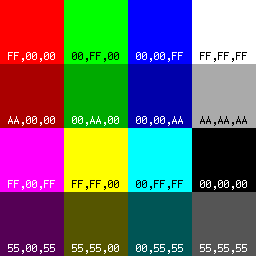
#> input picture test.png, 256 x 256 px
$ python faster_color_image.py
#> lines starting #> are read from the running program, lines starting #| are printed output that depends on the picture
# Use this file when the image to be displayed is color
# Implementation coverts the image to 16-Bit color hence
# quality loss exists to some extent
# This implementation is faster than the img2img565.py one
# The size of the encoded Image is also much smaller

import cv2
RES = 240

def rgb_hex565(rgb):
    ''' Args:
            rgb: tuple having B,G,R values in decimal format

        Returns:
            64K Hexadecial image color code as a string
    '''

    # BRG - 565 format - Waveshare LCD
    # Flipping BGR to RGB
    blue, green, red = rgb[0], rgb[1], rgb[2]
    return ("%0.4X" % ((int(blue / 255 * 31) << 11) | (int(red / 255 * 63) << 5) | (int(green / 255 * 31))))

# Provide your filename here
file_name = 'test.png'
img = cv2.imread(file_name)
#> img is the input picture: shape (256, 256, 3); mean B, G, R 103.5, 103.5, 103.5

file_name = file_name.split('.')[0]


if img.shape[0] > RES and img.shape[1] > RES:
    img = cv2.resize(img,(RES,RES))
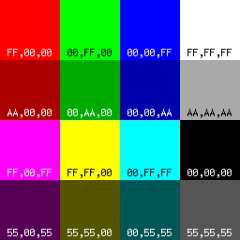
#> img: shape (240, 240, 3); mean B, G, R 103.5, 103.5, 103.5
elif img.shape[0] > RES:
    img = cv2.resize(img,(RES,img.shape[1]))
elif img.shape[1] > RES :
    img = cv2.resize(img,(img.shape[0],RES))

string = ''

# Lossless Compression and Encoding image
string = ''
count = 1
for i in range(len(img)):
  for j in range(0,len(img[i])):
    c = rgb_hex565(img[i][j])
    n = rgb_hex565(img[i][j+1]) if j < RES-1 else None

    if c == n :
      count += 1
    elif c != n :
      string += str(count) + ','
      string += c + ',' if j != RES-1 else c
      count = 1

  string += '\n'
#> this loop made 240 passes


f = open(file_name, "w")
f.write(string)
f.close()
